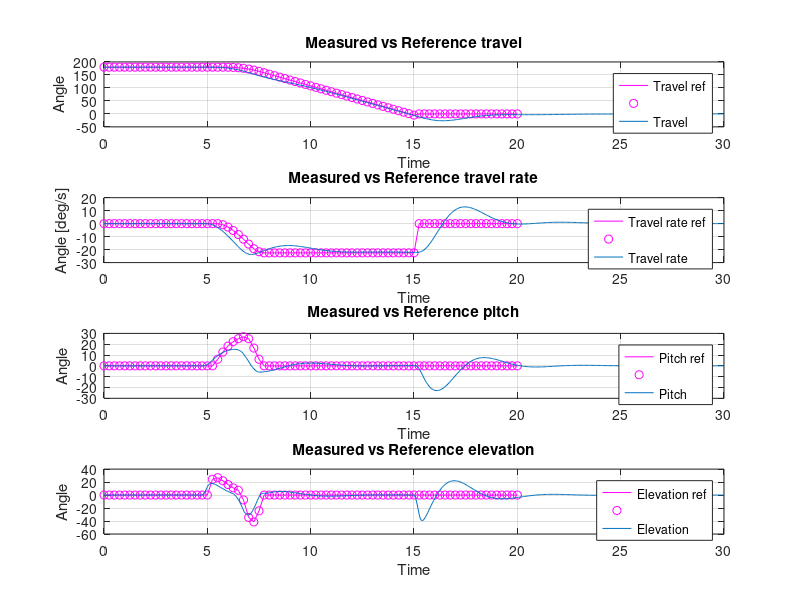

This figure's MATLAB source:
close all
clear
clc

%Lab3
data2 = load('heliSimLab4Con.mat')
time = data2.ans(1,:);
travel = data2.ans(2,:);
travel_rate = data2.ans(3,:);
pitch = data2.ans(4,:);
elevation = data2.ans(5,:);

%Ref
data3 = load('x_ref.mat')
data3.x_ref = data3.x_ref';
time3 = data3.x_ref(1,:)

travel_ref = data3.x_ref(2,:)
travel_ref = rad2deg(travel_ref);

travel_rate_ref = data3.x_ref(3,:)
travel_rate_ref = rad2deg(travel_rate_ref);

pitch_ref = data3.x_ref(4,:);
pitch_ref = rad2deg(pitch_ref);

elevation_ref = data3.x_ref(5,:);
elevation_ref = rad2deg(elevation_ref);


%% Comparison between reference and measured travel and pitch
figure()
subplot(4,1,1)
plot(time3, travel_ref, 'm', time3, travel_ref, 'mo')
hold on
plot(time, travel)
title('Measured vs Reference travel')
legend('Travel ref','' ,'Travel')
grid on
xlabel('Time')
ylabel('Angle')

subplot(4,1,2)
plot(time3, travel_rate_ref, 'm', time3, travel_rate_ref, 'mo')
hold on
plot(time, travel_rate)
title('Measured vs Reference travel rate')
legend('Travel rate ref','' ,'Travel rate')
grid on
xlabel('Time')
ylabel('Angle [deg/s]')

subplot(4,1,3)
plot(time3, pitch_ref, 'm', time3, pitch_ref, 'mo')
hold on
plot(time, pitch)
title('Measured vs Reference pitch')
legend('Pitch ref','','Pitch')
grid on
xlabel('Time')
ylabel('Angle')

subplot(4,1,4)
plot(time3, elevation_ref, 'm', time3, elevation_ref, 'mo')
hold on
plot(time, elevation)
title('Measured vs Reference elevation')
legend('Elevation ref','','Elevation')
grid on
xlabel('Time')
ylabel('Angle')